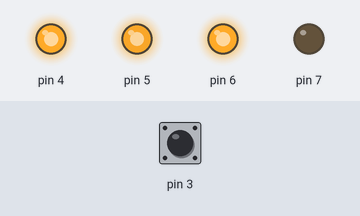
A sketch run on a simulated Arduino Uno, built with avr-gcc and run on an emulated ATmega328P. Parts: output pins drawn as LEDs (lit = HIGH). Inputs (shaded band) come from the test bench; at power-on: pin 3 HIGH. What the sketch prints to the serial monitor is not drawn.

Above: at 0.1 s.
Timing chart, 0 to 1.6 s (numbered marks = the images above):
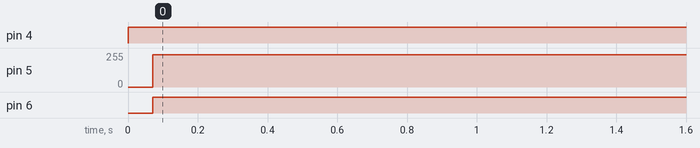

Measured:
- by itself, pin 4: LOW → HIGH at 0.00 s
- by itself, pin 5: 0/255 → 242/255 at 0.07 s
- by itself, pin 6: LOW → HIGH at 0.07 s

The sketch:

cruise_control_system.ino
```cpp
#define F_CPU 16000000L
#include <avr/io.h>
#include <util/delay.h>
#define pi 3.14159
#include <math.h>
//gains
float Ki=62.307;//28.355;//48.45;//4493;  //6.69*pow(10,4);
float Kp=0.055371;//3.613809;///0;  //1609; //500;
//needed variables
float Ts=0.25;
float r=0.0335;// radius of wheels
float U_prev;
float U_curr;
float E_prev;
float E_curr;
float w=0;
float V_actual;
float V_ref; //in cm/s
float n=0;
int overflow_counter; //to get a delay of 1 second, we need to overflow around 61 times
int main (void){
  //setting the input pin
   DDRD=0b11110000;
  PORTD=0x00;
  //setting the needed variables
  float previous_reading=(PIND&0x08);
  //enabling interrupts
  sei();
  //setting up timer 2
  TCCR2A=0x00;
  TCCR2B=0x07;//prescaler 1024
  TIMSK2=0x01;//enabling timer overflow interrupt
  //Timer0 initialization for PWM
  TCCR0A = 0b10100001; //phase correct non-inverting
  TCCR0B = 0b00000010; // prescaler is 8
  //initializing the variables needed;
  V_ref=60;
  V_ref=V_ref/100;
  U_prev=0;
  E_prev=0;
  V_actual=0;
  Serial.begin(9600);
  TCNT2=0; //resetting the counter so that we guarentee that timeOld=0 as a start;
  while(1){
    if((PIND&0x08)!=previous_reading){
      n++;
    previous_reading=(PIND&0x08);
    }
    //updating error
    E_curr=V_ref-V_actual;
    //control law for difference equation
//    U_curr = U_prev + (Kp*E_curr) + (Kp*E_prev) + (Ki*Ts*E_prev);
    U_curr = U_prev + (Kp*E_curr) + (Kp*E_prev) + (0.45985*E_prev);
    U_prev=U_curr;
    E_prev=E_curr;
    if(U_curr>255)
      OCR0A=255;
    else
      OCR0A =(char)(U_curr);
    OCR0B = 0.95 * OCR0A;
    PORTD|=0b0010000;
//    Serial.print("OCR0A: ");
//    Serial.println(OCR0A);
//    Serial.print("E_Curr: ");
//    Serial.println(E_curr);
  }
}
ISR(TIMER2_OVF_vect){
  overflow_counter++;
  if(overflow_counter==15){ //refresh every 0.25s
    n=n/40;
//   Serial.print(n);
//  Serial.println(" times");
  w=(n*60)*4;
  n=0;//reset the counter
//  Serial.print(w);
//  Serial.println(" rpm");
   w=w*((2*pi)/60);
//   Serial.print("w_actual: ");
//  Serial.print(w);
//  Serial.println(" rad/s");
   V_actual = w * r;
  Serial.print("V_actual: ");
  Serial.print(V_actual);
  Serial.println(" m/s");
  overflow_counter=0;
  }
}
```
